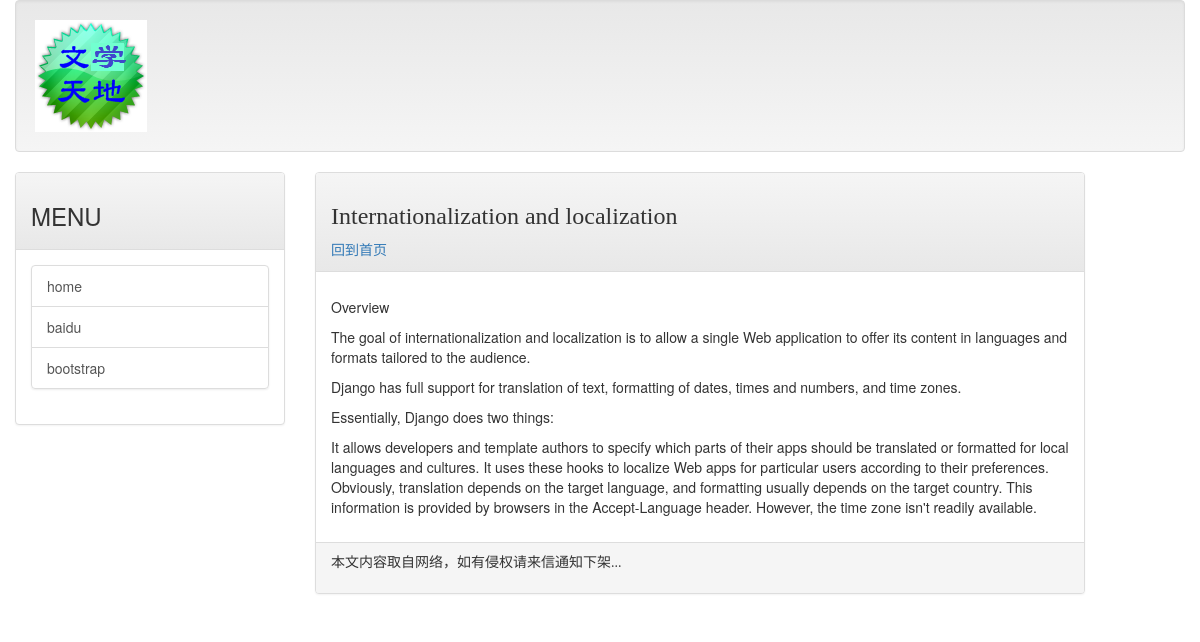
The page /post/slugInternationalizationAndLocalization on the database its author committed.
### mainsite/models.py (models this page shows, shortened)
class Post(models.Model):
    title = models.CharField(max_length=200)
    slug = models.CharField(max_length=200)
    body = models.TextField()
    pub_date = models.DateTimeField(default=timezone.now)
    class Meta:
        ordering = ('-pub_date',)

### mainsite/views.py (the view)
# urls.py: url(r'^post/(\w+)$', showpost),
def showpost(request, slug):
    template = get_template("post.html")
    try:
        post = Post.objects.get(slug=slug)
        if post is not None:
            html = template.render(locals())
            return HttpResponse(html)
    except  Exception as e:
        print('str(Exception):\t', str(Exception))
        print('str(e):\t\t', str(e))
        print('repr(e):\t', repr(e))
        print('e.message:\t', e.message)
        print('traceback.print_exc():', traceback.print_exc())
        print('traceback.format_exc():\n%s' % traceback.format_exc())
        return redirect("/")

### templates/post.html (shortened to what this page needs)
{% extends 'base.html' %}
{% load markdown_deux_tags %}
{% block headmessage %}
<h3 style="font-family:微软雅黑;">{{ post.title }}</h3>
<a style="font-family:微软雅黑;" href="/">回到首页</a>
{% endblock %}
{% block content %}
<p style="font-family:宋体;font-size:12pt;line-height:1.5;">
    {{ post.body|markdown }}
</p>
{% endblock %}

### rows shown on the page
Post: title "Internationalization and localization", body "Overview The goal of internationalization and localization is to allow a single Web application to offer its content in languages and formats tailored to the audience. Django has full support for translation of text, formatting of dates, times and numbers, and time zones. Essentially, Django does two things: It allows developers and template authors to specify which parts of their apps should be translated or formatted for local languages and cultures. It uses these hooks to localize Web apps for particular users according to their preferences. Obviously, translation depends on the target language, and formatting usually depends on the target country. This information is provided by…"
